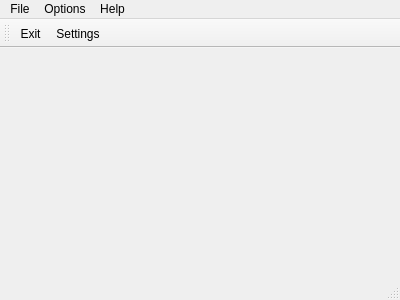
<?xml version="1.0" encoding="UTF-8"?>
<ui version="4.0">
 <class>MainWindow</class>
 <widget class="QMainWindow" name="MainWindow">
  <property name="geometry">
   <rect>
    <x>0</x>
    <y>0</y>
    <width>400</width>
    <height>300</height>
   </rect>
  </property>
  <property name="windowTitle">
   <string>MainWindow</string>
  </property>
  <widget class="QWidget" name="centralWidget"/>
  <widget class="QMenuBar" name="menuBar">
   <property name="geometry">
    <rect>
     <x>0</x>
     <y>0</y>
     <width>400</width>
     <height>23</height>
    </rect>
   </property>
   <widget class="QMenu" name="menuFile">
    <property name="title">
     <string>File</string>
    </property>
    <addaction name="actionExit"/>
   </widget>
   <widget class="QMenu" name="menuSettings">
    <property name="title">
     <string>Options</string>
    </property>
    <addaction name="actionSettings"/>
   </widget>
   <widget class="QMenu" name="menuAbout">
    <property name="title">
     <string>Help</string>
    </property>
    <addaction name="actionQt"/>
    <addaction name="actionAbout"/>
   </widget>
   <addaction name="menuFile"/>
   <addaction name="menuSettings"/>
   <addaction name="menuAbout"/>
  </widget>
  <widget class="QToolBar" name="mainToolBar">
   <attribute name="toolBarArea">
    <enum>TopToolBarArea</enum>
   </attribute>
   <attribute name="toolBarBreak">
    <bool>false</bool>
   </attribute>
   <addaction name="actionExit"/>
   <addaction name="actionSettings"/>
  </widget>
  <widget class="QStatusBar" name="statusBar"/>
  <action name="actionExit">
   <property name="icon">
    <iconset resource="../../../melampig.qrc">
     <normaloff>:/end</normaloff>:/end</iconset>
   </property>
   <property name="text">
    <string>Exit</string>
   </property>
  </action>
  <action name="actionSettings">
   <property name="icon">
    <iconset resource="../../../melampig.qrc">
     <normaloff>:/settings-icon</normaloff>:/settings-icon</iconset>
   </property>
   <property name="text">
    <string>Settings</string>
   </property>
  </action>
  <action name="actionQt">
   <property name="text">
    <string>Qt</string>
   </property>
  </action>
  <action name="actionAbout">
   <property name="text">
    <string>About</string>
   </property>
  </action>
 </widget>
 <layoutdefault spacing="6" margin="11"/>
 <resources>
  <include location="../../../melampig.qrc"/>
 </resources>
 <connections>
  <connection>
   <sender>actionExit</sender>
   <signal>triggered()</signal>
   <receiver>MainWindow</receiver>
   <slot>close()</slot>
   <hints>
    <hint type="sourcelabel">
     <x>-1</x>
     <y>-1</y>
    </hint>
    <hint type="destinationlabel">
     <x>199</x>
     <y>149</y>
    </hint>
   </hints>
  </connection>
 </connections>
</ui>
